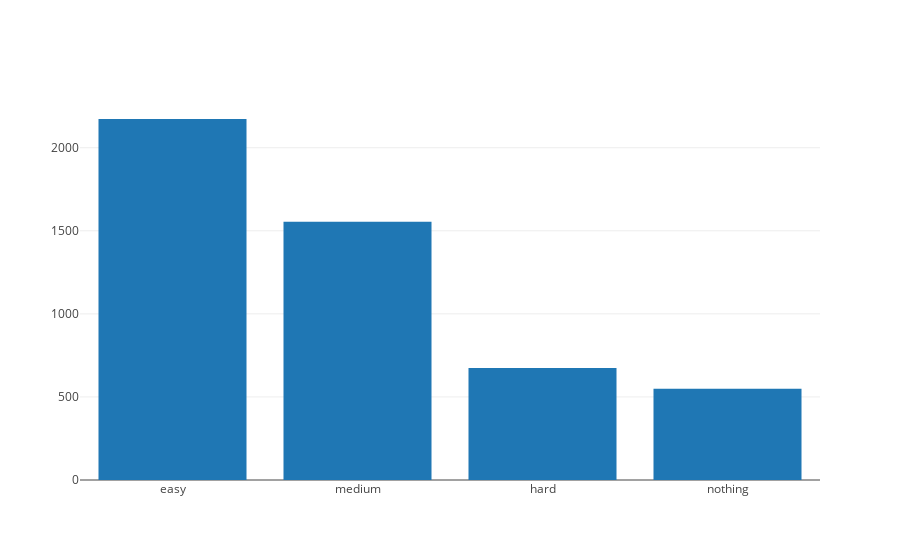

The notebook cell this image was saved under:
### Code cell
# noexport

plot_initial_chosen_difficulties()

### Figure 1 — Plotly figure (JSON) as saved in the notebook; plotly's stock layout.template omitted (floating-point values rounded to 4 significant figures)
{"data": [{"type": "bar", "uid": "61cef0d7-9c8d-43c6-860c-52d6c0026314", "x": ["easy", "medium", null, "hard", "nothing"], "y": [2173, 1554, 862, 674, 549]}], "layout": {}}
